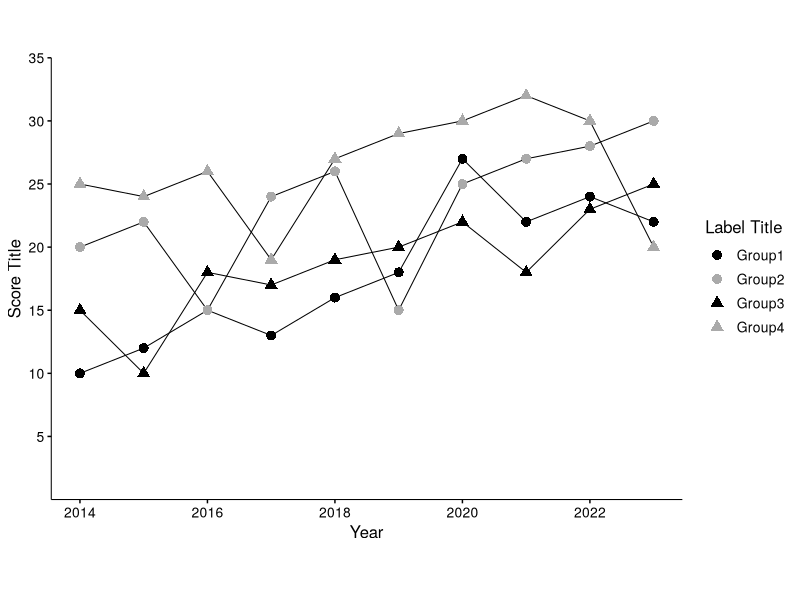

R code for this plot:
# 必要なライブラリの読み込み
library(tidyverse)

# データの読み込み
data_oresen <- read_csv(file = "data_oresen.csv")

# 基本のggplotオブジェクトの作成
oresen <- ggplot(data_oresen, aes(x = Year))

# グラフの描画
oresen + 
  # クラシックテーマとフォント設定
  theme_classic(base_family = "Helvetica Neue") +
  # Group1の折れ線とポイント
  geom_line(aes(y = Group1), colour = "black", size = 0.35) +
  geom_point(aes(y = Group1, colour = "Group1"), shape = 16, size = 3) +
  # Group2の折れ線とポイント
  geom_line(aes(y = Group2), colour = "black", size = 0.35) +
  geom_point(aes(y = Group2, colour = "Group2"), shape = 16, size = 3) +
  # Group3の折れ線とポイント
  geom_line(aes(y = Group3), colour = "black", size = 0.35) +
  geom_point(aes(y = Group3, colour = "Group3"), shape = 17, size = 3) +
  # Group4の折れ線とポイント
  geom_line(aes(y = Group4), colour = "black", size = 0.35) +
  geom_point(aes(y = Group4, colour = "Group4"), shape = 17, size = 3) +
  # 軸ラベルの設定
  labs(x = "Year", y = "Score Title", color = "Label Title") +
  # 軸スケールの設定
  scale_y_continuous(breaks = seq(5, 35, by = 5), limits = c(0, 35), expand = c(0, 0)) +
  scale_x_continuous(breaks = seq(2014, 2023, by = 2)) +
  # 色のカスタマイズとラベル設定
  scale_color_manual(
    values = c("Group1" = "black", "Group2" = "#aaaaaa", "Group3" = "black", "Group4" = "#aaaaaa"),
    labels = c("Group1", "Group2", "Group3", "Group4")
  ) +
  # テーマの詳細設定
  theme(
    legend.position = "right", 
    legend.title = element_text(size = 12, color = "black"),
    legend.text = element_text(size = 10, color = "black"),
    panel.grid = element_blank(),
    panel.border = element_blank(),
    axis.text = element_text(size = 10, colour = "black"),
    axis.title = element_text(size = 12, colour = "black"),
    axis.ticks = element_line(colour = "black"),
    axis.line = element_line(colour = "black", size = 0.35),
    aspect.ratio = 0.7
  )